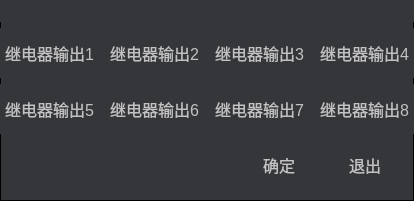
<?xml version="1.0" encoding="UTF-8"?>
<ui version="4.0">
 <class>Dlg_GenerRelayOutput</class>
 <widget class="QDialog" name="Dlg_GenerRelayOutput">
  <property name="geometry">
   <rect>
    <x>0</x>
    <y>0</y>
    <width>414</width>
    <height>201</height>
   </rect>
  </property>
  <property name="windowTitle">
   <string>Dialog</string>
  </property>
  <property name="styleSheet">
   <string notr="true">*{
font: 12pt;
font-family: &quot;微软雅黑&quot;;
}

QWidget {
color: #c2c2c3;
background: #343639;
}

QDialog {
border:1px solid black;
border-radius:1px;
}

#titleFrame {
border: no;
min-height: 20px;
background: url(&quot;:/Res/image/title_bar.png&quot;);
}

QPushButton {
border: no;
outline: no;
min-width: 80px;
min-height: 50px;
image: url(&quot;:/Res/image/button_80x50_normal.png&quot;);
}

QPushButton:pressed {
color: black;
border: no;
min-width: 80px;
min-height: 50px;
image: url(&quot;:/Res/image/button_80x50_active.png&quot;);
}</string>
  </property>
  <layout class="QVBoxLayout" name="verticalLayout">
   <property name="leftMargin">
    <number>0</number>
   </property>
   <property name="topMargin">
    <number>0</number>
   </property>
   <property name="rightMargin">
    <number>0</number>
   </property>
   <item>
    <widget class="QFrame" name="titleFrame">
     <property name="frameShape">
      <enum>QFrame::StyledPanel</enum>
     </property>
     <property name="frameShadow">
      <enum>QFrame::Raised</enum>
     </property>
    </widget>
   </item>
   <item>
    <layout class="QGridLayout" name="gridLayout">
     <item row="0" column="0">
      <widget class="QPushButton" name="O1">
       <property name="text">
        <string>继电器输出1</string>
       </property>
      </widget>
     </item>
     <item row="0" column="1">
      <widget class="QPushButton" name="O2">
       <property name="text">
        <string>继电器输出2</string>
       </property>
      </widget>
     </item>
     <item row="0" column="2">
      <widget class="QPushButton" name="O3">
       <property name="text">
        <string>继电器输出3</string>
       </property>
      </widget>
     </item>
     <item row="0" column="3">
      <widget class="QPushButton" name="O4">
       <property name="text">
        <string>继电器输出4</string>
       </property>
      </widget>
     </item>
     <item row="1" column="0">
      <widget class="QPushButton" name="O5">
       <property name="text">
        <string>继电器输出5</string>
       </property>
      </widget>
     </item>
     <item row="1" column="1">
      <widget class="QPushButton" name="O6">
       <property name="text">
        <string>继电器输出6</string>
       </property>
      </widget>
     </item>
     <item row="1" column="2">
      <widget class="QPushButton" name="O7">
       <property name="text">
        <string>继电器输出7</string>
       </property>
      </widget>
     </item>
     <item row="1" column="3">
      <widget class="QPushButton" name="O8">
       <property name="text">
        <string>继电器输出8</string>
       </property>
      </widget>
     </item>
    </layout>
   </item>
   <item>
    <layout class="QHBoxLayout" name="horizontalLayout">
     <property name="rightMargin">
      <number>9</number>
     </property>
     <item>
      <spacer name="horizontalSpacer">
       <property name="orientation">
        <enum>Qt::Horizontal</enum>
       </property>
       <property name="sizeHint" stdset="0">
        <size>
         <width>228</width>
         <height>20</height>
        </size>
       </property>
      </spacer>
     </item>
     <item>
      <widget class="QPushButton" name="btnOk">
       <property name="text">
        <string>确定</string>
       </property>
      </widget>
     </item>
     <item>
      <widget class="QPushButton" name="btnCancel">
       <property name="text">
        <string>退出</string>
       </property>
      </widget>
     </item>
    </layout>
   </item>
  </layout>
 </widget>
 <resources/>
 <connections/>
</ui>
